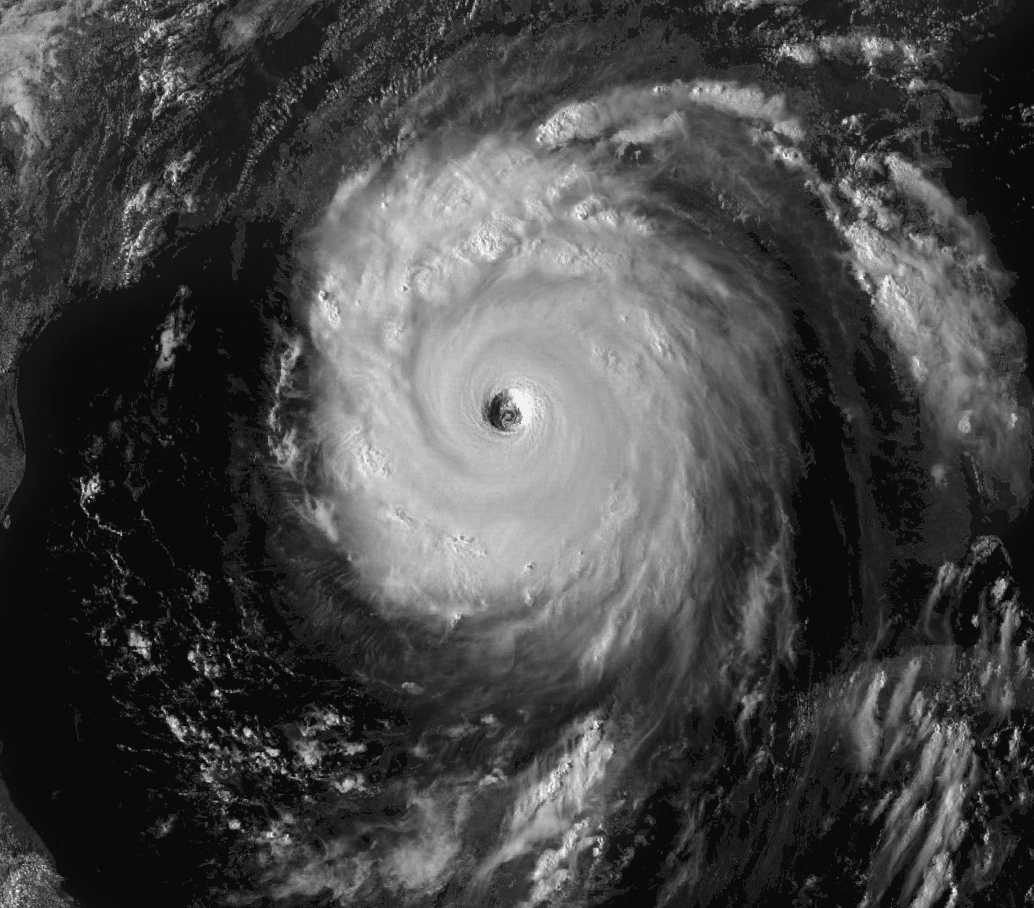
%> input picture Digital Image Processing (ESOE5096)/CA4/hurricane-katrina.tif, 1034 x 908 px
$ octave CA4_1.m   (GNU Octave 9; MATLAB toolbox functions it lacks are replaced by stand-ins)
%> lines starting %> are read from the running program, lines starting %| are printed output that depends on the picture
### Digital Image Processing (ESOE5096)/CA4/wavefast.m
function [c, s] = wavefast(x, n, varargin)
%WAVEFAST Perform multi-level 2-dimensional fast wavelet transform.
%   [C, L] = WAVEFAST(X, N, LP, HP) performs a 2D N-level FWT of
%   image (or matrix) X with respect to decomposition filters LP and
%   HP.
%
%   [C, L] = WAVEFAST(X, N, WNAME) performs the same operation but
%   fetches filters LP and HP for wavelet WNAME using WAVEFILTER.
%
%   Scale parameter N must be less than or equal to log2 of the
%   maximum image dimension.  Filters LP and HP must be even. To
%   reduce border distortion, X is symmetrically extended. That is,
%   if X = [c1 c2 c3 ... cn] (in 1D), then its symmetric extension
%   would be [... c3 c2 c1 c1 c2 c3 ... cn cn cn-1 cn-2 ...].
%
%   OUTPUTS:
%     Matrix C is a coefficient decomposition vector:
%
%      C = [ a(n) h(n) v(n) d(n) h(n-1) ... v(1) d(1) ]
%
%     where a, h, v, and d are columnwise vectors containing
%     approximation, horizontal, vertical, and diagonal coefficient
%     matrices, respectively.  C has 3n + 1 sections where n is the
%     number of wavelet decompositions.
%
%     Matrix S is an (n+2) x 2 bookkeeping matrix:
%
%      S = [ sa(n, :); sd(n, :); sd(n-1, :); ... ; sd(1, :); sx ]
%
%     where sa and sd are approximation and detail size entries.
%
%   See also WAVEBACK and WAVEFILTER.

%   Copyright 2002-2004 R. C. Gonzalez, R. E. Woods, & S. L. Eddins
%   Digital Image Processing Using MATLAB, Prentice-Hall, 2004
%   $Revision: 1.5 $  $Date: 2003/10/13 01:14:17 $

% Check the input arguments for reasonableness.
error(nargchk(3, 4, nargin));

if nargin == 3
   if ischar(varargin{1})
      [lp, hp] = wavefilter(varargin{1}, 'd');
   else
      error('Missing wavelet name.');
   end
else
      lp = varargin{1};     hp = varargin{2};
end

fl = length(lp);      sx = size(x);

if (ndims(x) ~= 2) | (min(sx) < 2) | ~isreal(x) | ~isnumeric(x)
   error('X must be a real, numeric matrix.');
end

if (ndims(lp) ~= 2) | ~isreal(lp) | ~isnumeric(lp) ...
       | (ndims(hp) ~= 2) | ~isreal(hp) | ~isnumeric(hp) ...
       | (fl ~= length(hp)) | rem(fl, 2) ~= 0
   error(['LP and HP must be even and equal length real, ' ...
          'numeric filter vectors.']);
end

if ~isreal(n) | ~isnumeric(n) | (n < 1) | (n > log2(max(sx)))
   error(['N must be a real scalar between 1 and ' ...
          'log2(max(size((X))).']);
end

% Init the starting output data structures and initial approximation.
c = [];       s = sx;     app = double(x);

% For each decomposition ...
for i = 1:n
   % Extend the approximation symmetrically.
   [app, keep] = symextend(app, fl);

   % Convolve rows with HP and downsample. Then convolve columns
   % with HP and LP to get the diagonal and vertical coefficients.
   rows = symconv(app, hp, 'row', fl, keep);
   coefs = symconv(rows, hp, 'col', fl, keep);
   c = [coefs(:)' c];    s = [size(coefs); s];
   coefs = symconv(rows, lp, 'col', fl, keep);
   c = [coefs(:)' c];

   % Convolve rows with LP and downsample. Then convolve columns
   % with HP and LP to get the horizontal and next approximation
   % coeffcients.
   rows = symconv(app, lp, 'row', fl, keep);
   coefs = symconv(rows, hp, 'col', fl, keep);
   c = [coefs(:)' c];
   app = symconv(rows, lp, 'col', fl, keep);
end

% Append final approximation structures.
c = [app(:)' c];       s = [size(app); s];

%-------------------------------------------------------------------%
% [6 lines left out: function symextend, not called in this run]

%-------------------------------------------------------------------%
% [13 lines left out: function symconv, not called in this run]

### Digital Image Processing (ESOE5096)/CA4/wavefilter.m
function [varargout] = wavefilter(wname, type)
%WAVEFILTER Create wavelet decomposition and reconstruction filters.
%   [VARARGOUT] = WAVEFILTER(WNAME, TYPE) returns the decomposition
%   and/or reconstruction filters used in the computation of the
%   forward and inverse FWT (fast wavelet transform).
%
%   EXAMPLES:
%     [ld, hd, lr, hr] = wavefilter('haar') Get the low and highpass
%                                           decomposition (ld, hd)
%                                           and reconstruction
%                                           (lr, hr) filters for
%                                           wavelet 'haar'.
%     [ld, hd] = wavefilter('haar','d')     Get decomposition filters
%                                           ld and hd.
%     [lr, hr] = wavefilter('haar','r')     Get reconstruction
%                                           filters lr and hr.
%
%   INPUTS:
%     WNAME             Wavelet Name
%     ---------------------------------------------------------
%     'haar' or 'db1'   Haar
%     'db4'             4th order Daubechies
%     'sym4'            4th order Symlets
%     'bior6.8'         Cohen-Daubechies-Feauveau biorthogonal
%     'jpeg9.7'         Antonini-Barlaud-Mathieu-Daubechies
%
%     TYPE              Filter Type
%     ---------------------------------------------------------
%     'd'               Decomposition filters
%     'r'               Reconstruction filters
%
%   See also WAVEFAST and WAVEBACK.

%   Copyright 2002-2004 R. C. Gonzalez, R. E. Woods, & S. L. Eddins
%   Digital Image Processing Using MATLAB, Prentice-Hall, 2004
%   $Revision: 1.5 $  $Date: 2003/10/13 01:09:39 $

% Check the input and output arguments.
error(nargchk(1, 2, nargin));

if (nargin == 1 & nargout ~= 4) | (nargin == 2 & nargout ~= 2)
   error('Invalid number of output arguments.');
end

if nargin == 1 & ~ischar(wname)
   error('WNAME must be a string.');
end

if nargin == 2 & ~ischar(type)
   error('TYPE must be a string.');
end

% Create filters for the requested wavelet.
switch lower(wname)
case {'haar', 'db1'}
   ld = [1 1]/sqrt(2);     hd = [-1 1]/sqrt(2);
   lr = ld;                hr = -hd;

case 'db4'
   ld = [-1.059740178499728e-002 3.288301166698295e-002 ...
         3.084138183598697e-002 -1.870348117188811e-001 ...
         -2.798376941698385e-002 6.308807679295904e-001 ...
         7.148465705525415e-001 2.303778133088552e-001];
   t = (0:7);
   hd = ld;    hd(end:-1:1) = cos(pi * t) .* ld;
   lr = ld;    lr(end:-1:1) = ld;
   hr = cos(pi * t) .* ld;

case 'sym4'
   ld = [-7.576571478927333e-002 -2.963552764599851e-002 ...
         4.976186676320155e-001 8.037387518059161e-001 ...
         2.978577956052774e-001 -9.921954357684722e-002 ...
         -1.260396726203783e-002 3.222310060404270e-002];
   t = (0:7);
   hd = ld;    hd(end:-1:1) = cos(pi * t) .* ld;
   lr = ld;    lr(end:-1:1) = ld;
   hr = cos(pi * t) .* ld;

case 'bior6.8'
   ld = [0 1.908831736481291e-003 -1.914286129088767e-003 ...
         -1.699063986760234e-002 1.193456527972926e-002 ...
         4.973290349094079e-002 -7.726317316720414e-002 ...
         -9.405920349573646e-002 4.207962846098268e-001 ...
         8.259229974584023e-001 4.207962846098268e-001 ...
         -9.405920349573646e-002 -7.726317316720414e-002 ...
         4.973290349094079e-002 1.193456527972926e-002 ...
         -1.699063986760234e-002 -1.914286129088767e-003 ...
         1.908831736481291e-003];
   hd = [0 0 0 1.442628250562444e-002 -1.446750489679015e-002 ...
         -7.872200106262882e-002 4.036797903033992e-002 ...
         4.178491091502746e-001 -7.589077294536542e-001 ...
         4.178491091502746e-001 4.036797903033992e-002 ...
         -7.872200106262882e-002 -1.446750489679015e-002 ...
         1.442628250562444e-002 0 0 0 0];
   t = (0:17);
   lr = cos(pi * (t + 1)) .* hd;
   hr = cos(pi * t) .* ld;

case 'jpeg9.7'
   ld = [0 0.02674875741080976 -0.01686411844287495 ...
         -0.07822326652898785 0.2668641184428723 ...
         0.6029490182363579 0.2668641184428723 ...
         -0.07822326652898785 -0.01686411844287495 ...
         0.02674875741080976];
   hd = [0 -0.09127176311424948 0.05754352622849957 ...
         0.5912717631142470 -1.115087052456994 ...
         0.5912717631142470 0.05754352622849957 ...
         -0.09127176311424948 0 0];
   t = (0:9);
   lr = cos(pi * (t + 1)) .* hd;
   hr = cos(pi * t) .* ld;

otherwise
   error('Unrecognizable wavelet name (WNAME).');
end

% Output the requested filters.
if (nargin == 1)
   varargout(1:4) = {ld, hd, lr, hr};
else
   switch lower(type(1))
   case 'd'
      varargout = {ld, hd};
   case 'r'
      varargout = {lr, hr};
   otherwise
      error('Unrecognizable filter TYPE.');
   end
end

### Digital Image Processing (ESOE5096)/CA4/CA4_1.m
img = imread('hurricane-katrina.tif');
%> img is the input picture: size 908x1034 uint8; min 4, max 254, mean 69.7
wname = 'db4';

t_ratio = zeros(1,10);        % t2/t1 ratios
max_diff = zeros(1,10);       % max absolute difference

for n = 1:10
    % --- Time wavedec2 ---
    w1 = @() wavedec2(img, n, wname);
    t1 = timeit(w1);

    % --- Time wavefast ---
    w2 = @() wavefast(img, n, wname);
    t2 = timeit(w2);

    % Store ratio
    t_ratio(n) = t2 / t1;

    % --- Compute maximum abs difference of coefficients ---
    c1 = wavedec2(img, n, wname);
    c2 = wavefast(img, n, wname);

    max_diff(n) = max(abs(c1(:) - c2(:)));
end
%> this loop made 10 passes
%> (t1, t2) on passes 1 to 10: (0.188, 0.113), (0.072, 0.0825), (0.0783, 0.0782), (0.0836, 0.0709), (0.11, 0.0562), (0.11, 0.0761), (0.108, 0.065), (0.112, 0.137), (0.125, 0.074), (0.122, 0.093)
%> after the loop, max_diff = [3.28e-10 1.15e-09 2.2e-09 4.07e-09 8.48e-09 1.39e-08 3.89e-08 1.14e-07 2.56e-07 4.97e-07]; t_ratio = [0.603 1.15 0.998 0.847 0.511 0.69 0.604 1.22 0.593 0.764]

%% ---------- (a) Plot t2/t1 ratios ----------
figure;
plot(1:10, t_ratio, '-o', 'LineWidth', 1.5);
xlabel('n (Decomposition level)');
ylabel('t_2 / t_1');
title('Ratio of Execution Times: wavefast / wavedec2');
grid on;
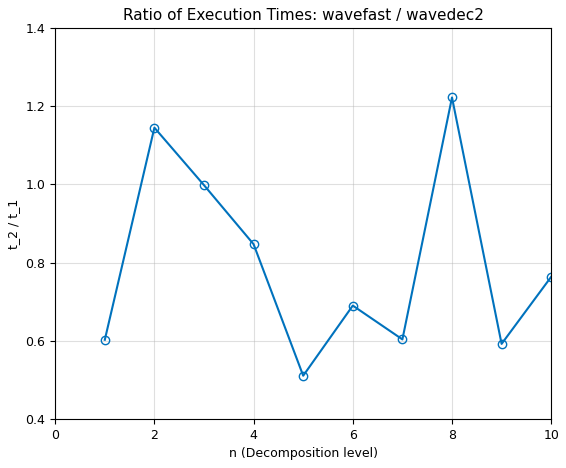
%> figure redrawn from the program's plot data; curve peaks at x = 8, y = 1.22

%% ---------- (b) Plot max absolute differences ----------
figure;
plot(1:10, max_diff, '-s', 'LineWidth', 1.5);
xlabel('n (Decomposition level)');
ylabel('Max |w1 - w2|');
title('Maximum Absolute Differences Between wavefast and wavedec2');
grid on;
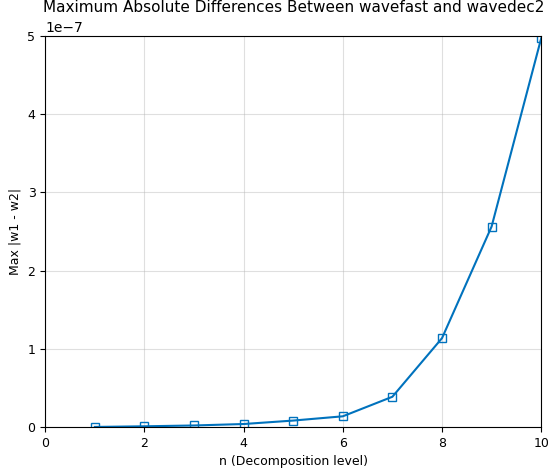
%> figure redrawn from the program's plot data; curve peaks at x = 10, y = 4.97e-07
